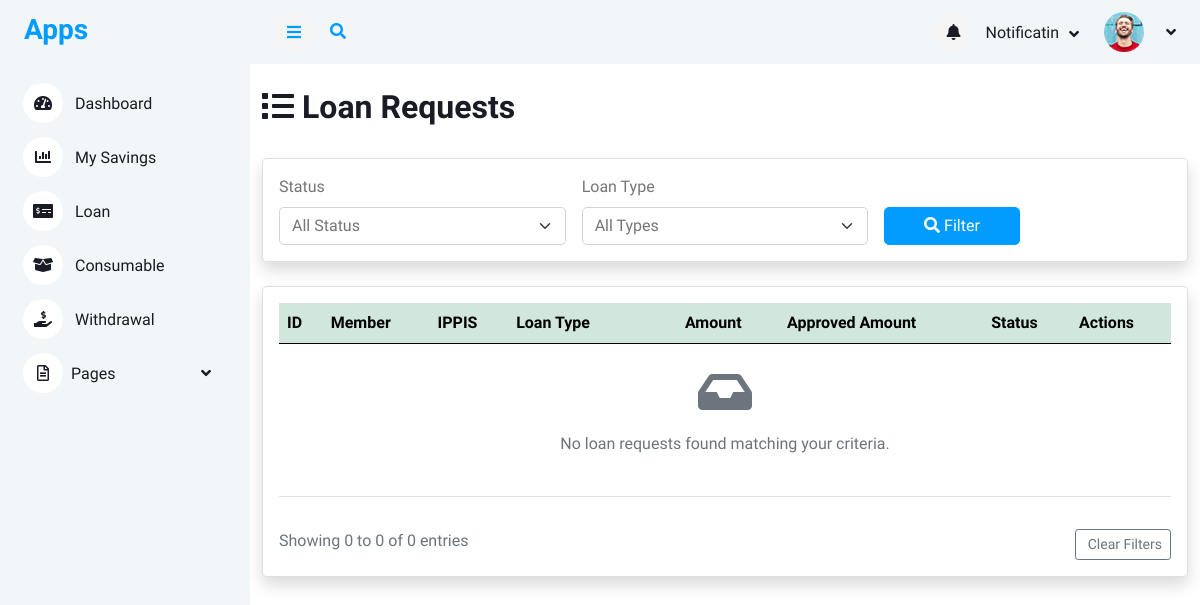
The page /admin_loan_requests_list on the database as committed earlier.
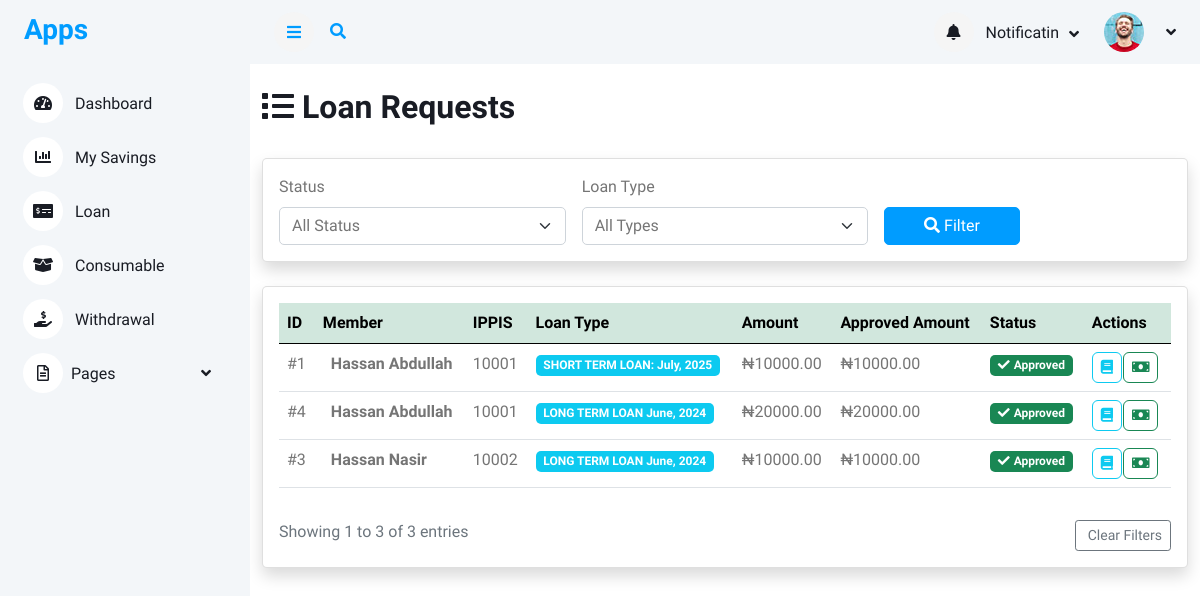
The same page on the database as committed later.
### loan/models.py (models this page shows, shortened)
class LoanRequest(models.Model):
    member = models.ForeignKey(Member, on_delete=models.CASCADE, related_name="loan_requests")
    loan_type = models.ForeignKey(LoanType, on_delete=models.SET_NULL, null=True, blank=True)
    amount = models.DecimalField(max_digits=10, decimal_places=2)
    approved_amount = models.DecimalField(max_digits=10, decimal_places=2, null=True, blank=True)
    loan_term_months = models.PositiveIntegerField()
    application_date = models.DateField(default=today_date)
    approval_date = models.DateField(null=True, blank=True)
    status = models.CharField(max_length=20,choices=[ ("pending", "Pending"),("approved", "Approved"),("rejected", "Rejected"),  ("paid", "paid") ], default="pending",)
    rejection_reason = models.TextField(blank=True, null=True)
    file_one = models.ImageField(upload_to='file_one', blank=True, null=True)
    bank_name = models.ForeignKey(BankName,on_delete=models.CASCADE)
    bank_code = models.ForeignKey(BankCode,on_delete=models.CASCADE)
    account_number  = models.CharField(max_length=100)
    guarantor = models.ForeignKey(Member, on_delete=models.SET_NULL, null=True, blank=True, related_name="guaranteed_loans")
    guarantor_accepted = models.BooleanField(default=False)
    created_by = models.ForeignKey(User,on_delete=models.CASCADE)
    approved_by = models.ForeignKey(User, on_delete=models.SET_NULL, null=True, blank=True, related_name='approved_loan')
    date_created = models.DateTimeField(auto_now_add=True)

class LoanType(models.Model):
    name = models.CharField(max_length=100)
    description = models.TextField(blank=True, null=True)
    max_amount = models.DecimalField(max_digits=12, decimal_places=2, null=True, blank=True)
    max_loan_term_months = models.PositiveIntegerField(null=True, blank=True)
    available = models.BooleanField(default=True)
    created_by = models.ForeignKey(User,on_delete=models.CASCADE)

### accounts/models.py (models this page shows, shortened)
class Member(models.Model):
    member = models.OneToOneField(User, on_delete=models.CASCADE, null=True, blank=True,related_name='member')
    ippis = models.IntegerField(unique=True)  # Required and unique
    total_savings = models.DecimalField(max_digits=12, decimal_places=2, blank=True, null=True)

class User(AbstractUser):
    first_name = models.CharField(max_length=100)
    last_name = models.CharField(max_length=100)
    other_name = models.CharField(max_length=100)
    date_of_birth = models.DateField(blank=True,null=True)
    username = models.CharField(max_length=100, unique=True)
    savings = models.IntegerField(blank=True,null=True)
    account_type = models.CharField(max_length=100,blank=True,null=True)
    department = models.CharField(max_length=100)
    unit = models.CharField(max_length=100)
    gender = models.ForeignKey(Gender, on_delete=models.CASCADE, blank=True, null=True)
    group = models.ForeignKey(UserGroup, on_delete=models.CASCADE, blank=True, null=True)
    marital_status = models.ForeignKey(MaritalStatus,on_delete=models.SET_NULL, null=True, blank=True)
    religion = models.ForeignKey(Religion, on_delete=models.SET_NULL, null=True, blank=True,)
    passport = models.ImageField(upload_to='passport', blank=True, null=True)
    phone1 = models.CharField(max_length=15,null=True, blank=True)
    phone2 = models.CharField(max_length=15, null=True, blank=True)
    email = models.EmailField(blank=True, null=True)
    member_number = models.CharField(max_length=100)

### loan/views.py (the view)
# urls.py: path('admin_loan_requests_list', views.admin_loan_requests_list, name='admin_loan_requests'),
def admin_loan_requests_list(request):
    requests_list = LoanRequest.objects.select_related('member', 'loan_type', 'bank_name').order_by('-date_created')
    status_filter = request.GET.get('status')
    loan_type_filter = request.GET.get('loan_type')
    search_query = request.GET.get('search')
    if status_filter:
        requests_list = requests_list.filter(status=status_filter)
    if loan_type_filter:
        requests_list = requests_list.filter(loan_type_id=loan_type_filter)
    if search_query:
        requests_list = requests_list.filter(
            Q(member__member__first_name__icontains=search_query) |
            Q(member__member__last_name__icontains=search_query) |
            Q(member__ippis__icontains=search_query)
        )
    else:
         results_queryset = requests_list
    results_queryset = results_queryset.order_by('status')
    total_approved_amount = results_queryset.aggregate(total=Sum('approved_amount'))['total'] or 0
    totals_by_status = dict(
        results_queryset.values('status')
        .annotate(total=Sum('amount'))
        .values_list('status', 'total')
    )
    total_repaid = LoanRepayback.objects.filter(
        loan_request__in=results_queryset
    ).aggregate(total=Sum('amount_paid'))['total'] or 0
    total_amont_loan_request = totals_by_status.get('approved', 0)
    total_pending = totals_by_status.get('pending', 0)
    totals_by_status = dict(
        results_queryset.values('status')
        .annotate(total=Sum('approved_amount'))
        .values_list('status', 'total')
    )
    paginator = Paginator(requests_list, 100)
    page_number = request.GET.get('page')
    requests = paginator.get_page(page_number)
    loan_types = LoanType.objects.all()
    status_choices = LoanRequest._meta.get_field('status').choices
    context = {
        'requests': requests,
        'loan_types': loan_types,
        'status_choices': status_choices,
        'current_status': status_filter,
        'current_loan_type': loan_type_filter,
        'search_query': search_query,
        'total_approved': total_amont_loan_request,
        'total_pending': total_pending,
        'total_repaid': total_repaid,
        'total_approved_amount': total_approved_amount,
    }
    return render(request, 'loan/requests_list.html', context)

### templates/loan/requests_list.html (shortened to what this page needs)
{% extends 'base/base.html' %}
{% block content %}
<div class="container-fluid mt-4">
        <div class="d-flex justify-content-between align-items-center mb-4">
            <h2><i class="fas fa-list me-2"></i>Loan Requests</h2>
        </div>
        <div class="card mb-4 shadow">
            <div class="card-body">
                <form method="get" class="row g-3">
                    <div class="col-md-4">
                        <label for="status" class="form-label">Status</label>
                        <select name="status" id="status" class="form-select">
                        <option value="">All Status</option>
                    </select>
                    </div>
                    <div class="col-md-4">
                        <label for="loan_type" class="form-label">Loan Type</label>
                        <select name="loan_type" id="loan_type" class="form-select">
                            <option value="">All Types</option>
                        </select>
                    </div>
                    <div class="col-md-2">
                        <label class="form-label">&nbsp;</label>
                        <div class="d-grid">
                            <button type="submit" class="btn btn-primary">
                                <i class="fas fa-search me-1"></i>Filter
                            </button>
                        </div>
                    </div>
                </form>
            </div>
        </div>
        <div class="card shadow">
            <div class="card-body">
                <div class="table-responsive">
                    <table class="table table-hover">
                        <thead class="table-success">
                            <tr>
                                <th>ID</th>
                                <th>Member</th>
                                <th>IPPIS</th>
                                <th class="text-nowrap" style="min-width: 120px;">Loan Type</th>
                                <th>Amount</th>
                                <th class="text-nowrap" style="min-width: 120px;">Approved Amount</th>
                                <th>Status</th>
                                <th>Actions</th>
                            </tr>
                        </thead>
                        <tbody>
                            {% for request in requests %}
                            <tr>
                                <td>#{{ request.id }}</td>
                                <td class="text-nowrap" style="min-width: 120px;">
                                    <div class="d-flex align-items-center">
                                        <div>
                                            <div class="fw-bold">{{ request.member.member.first_name }} {{ request.member.member.last_name }}</div>
                                        </div>
                                    </div>
                                </td>
                                <td>{{ request.member.ippis }}</td>
                                <td>
                                    <span class="badge bg-info">{{ request.loan_type.name }}</span>
                                </td>
                                <td>₦{{ request.amount|floatformat:2 }}</td>
                                <td>
                                    {% if request.approved_amount %}
                                        ₦{{ request.approved_amount|floatformat:2 }}
                                    {% else %}
                                        <span class="text-muted">-</span>
                                    {% endif %}
                                </td>
                                <td>
                                    {% if request.status == 'pending' %}
                        <span class="badge  text-warning">
                            <i class="fas fa-clock me-1"></i>Pending
                          </span>
                            {% elif request.status == 'approved' %}
                                <span class="badge bg-success">
                                    <i class="fas fa-check me-1"></i>Approved
                                </span>
                            {% elif request.status == 'rejected' %}
                                <span class="badge bg-danger">
                                    <i class="fas fa-times me-1"></i>Rejected
                                </span>
                            {% endif %}
                                </td>
                              <td>
                                    <div class="btn-group" role="group">
                                        <a href="{% url 'loan_request_detail' request.id %}" class="btn btn-sm btn-outline-info" title="View Details">
                                            <i class="fas fa-book "></i>
                                        </a>
                                        {% if request.status == 'approved' %}
                                            <a href="{% url 'add_single_loan_payment' %}" class="btn btn-sm btn-outline-success" title="Add Repayment">
                                                <i class="fas fa-money-bill "></i>
                                            </a>
                                        {% endif %}
                                    </div>
                                </td>
                            </tr>
                            {% empty %}
                            <tr>
                                <td colspan="9" class="text-center py-4">
                                    <div class="text-muted">
                                        <i class="fas fa-inbox fa-3x mb-3"></i>
                                        <p>No loan requests found matching your criteria.</p>
                                    </div>
                                </td>
                            </tr>
                            {% endfor %}
                        </tbody>
                    </table>
                </div>
                <div class="row mt-3">
                    <div class="col-md-6">
                        <p class="text-muted mb-0">
                            Showing {{ requests.start_index }} to {{ requests.end_index }} of {{ requests.paginator.count }} entries
                        </p>
                    </div>
                    <div class="col-md-6 text-end">
                        <a href="{% url 'admin_loan_requests' %}" class="btn btn-outline-secondary btn-sm">
                            Clear Filters
                        </a>
                    </div>
                </div>
            </div>
        </div>
    </div>
{% endblock %}

Rows that differ between the two databases and show on the page:
added LoanRequest: id "1", member.member.first_name "Hassan", member.member.last_name "Abdullah", member.ippis "10001", loan_type.name "SHORT TERM LOAN: July, 2025", amount "10000.00", approved_amount "10000.00", status "approved" (drawn)
added LoanRequest: id "4", member.member.first_name "Hassan", member.member.last_name "Abdullah", member.ippis "10001", loan_type.name "LONG TERM LOAN June, 2024", amount "20000.00", approved_amount "20000.00", status "approved" (drawn)
added LoanRequest: id "3", member.member.first_name "Hassan", member.member.last_name "Nasir", member.ippis "10002", loan_type.name "LONG TERM LOAN June, 2024", amount "10000.00", approved_amount "10000.00", status "approved" (drawn)
Other text that changed with them:
{{ requests.start_index }}: "0" → "1"
{{ requests.end_index }}: "0" → "3"
{{ requests.paginator.count }}: "0" → "3"
text no longer shown: "No loan requests found matching your criteria."
